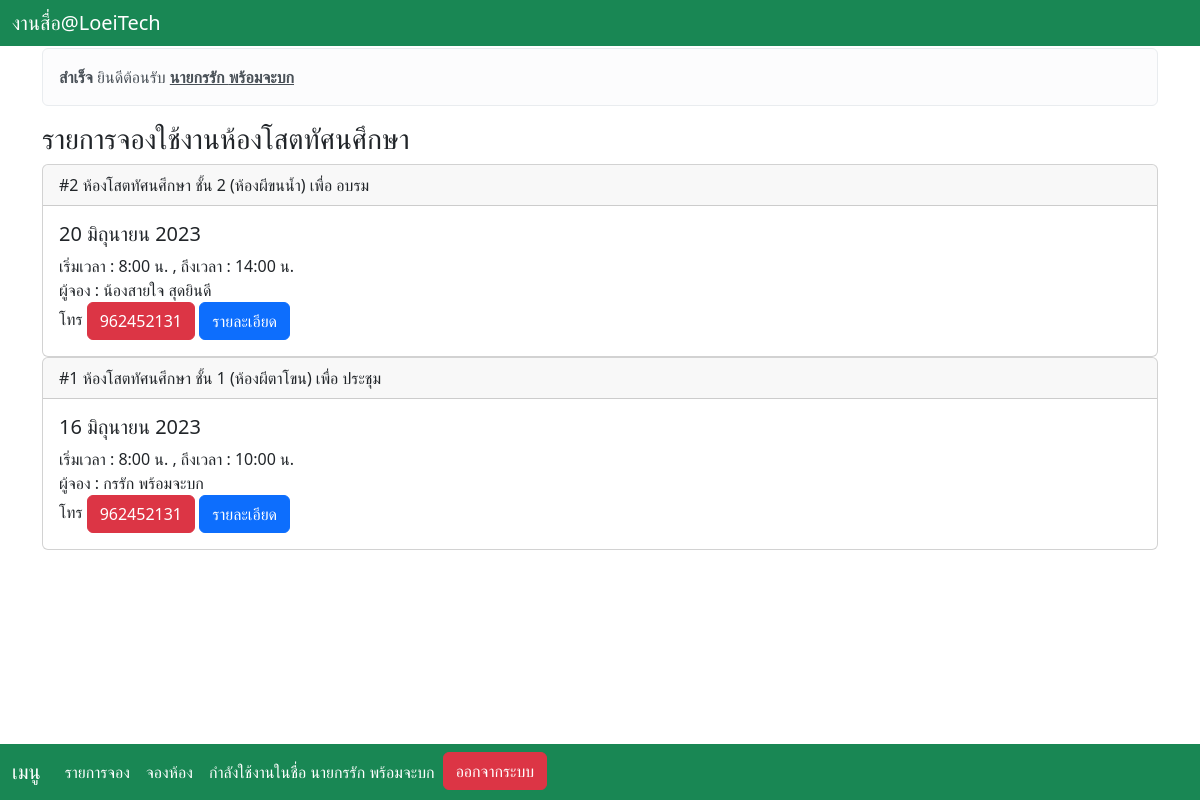
Screenshot of /booklist/ (signed in) with the database file from the repository.
### booking/models.py (models this page shows, shortened)
class book_dtl(models.Model):
    book_id = models.AutoField(primary_key=True)
    room_id = models.ForeignKey(room_dtl,null=True,on_delete=models.CASCADE)
    purposename = models.CharField(max_length=200,null=True)
    txtonfloor = models.CharField(max_length=200,null=True)
    sdate = models.DateField(auto_now=False, auto_now_add=False)
    stime = models.TimeField(auto_now=False, auto_now_add=False)
    etime = models.TimeField(auto_now=False, auto_now_add=False)
    txtusername = models.CharField(max_length=200,null=True)
    txttel = models.IntegerField(null=True)
    other = models.CharField(max_length=200,null=True)

class room_dtl(models.Model):
    room_id = models.AutoField(primary_key=True)
    room_name = models.CharField(max_length=200,null=True)

### booking/views.py (the view)
# urls.py: path('booklist/',views.booklist),
def booklist(request):
    context = {'book_detail' : book_dtl.objects.all().order_by('-sdate')}
    return render(request,'booklist.html',context)

### booking/templates/booklist.html (shortened to what this page needs)
{% include 'home.html' %}
<div class="container mt-3">
  <h3>รายการจองใช้งานห้องโสตทัศนศึกษา</h3>
  {% for fetch_book in book_detail %}
  <div class="card">
    <div class="card-header">#{{fetch_book.book_id}} {{fetch_book.room_id.room_name}} เพื่อ {{fetch_book.purposename}}</div>
    <div class="card-body">
      <h5 class="card-title">{{fetch_book.sdate}}</h5>
      <p class="card-text">
        เริ่มเวลา : {{fetch_book.stime}} น. , ถึงเวลา : {{fetch_book.etime}} น.
        <br>
        ผู้จอง : {{fetch_book.txtusername}}
        <br>
        โทร <a href="#" class="btn btn-danger"> {{fetch_book.txttel}} </a> <a href="/bookdetail/{{fetch_book.book_id}}" class="btn btn-primary"> รายละเอียด </a>
      </p>
    </div>
  </div>
  {% endfor %}
  <div class="mt-4 p-5 bg-white text-white rounded">
  </div>
</div>

### booking/templates/home.html (shortened to what this page needs)
{% load static %}
{% load bootstrap_icons %}
<!DOCTYPE html>
<html lang="en">
  <head>
    {% load bootstrap5 %} {% bootstrap_css %} {% bootstrap_javascript %}
  </head>
  <body>
    <nav class="navbar navbar-expand-md bg-success navbar-dark fixed-top">
      <div class="container-fluid">
      <ul class="navbar-nav mr-auto">
        <li class="nav-item">
          <a class="navbar-brand" href="/"> {% bs_icon 'house-door-fill' %} งานสื่อ@LoeiTech</a>
      </li>
    </ul>
  </div>
    </nav>
    <nav class="navbar navbar-expand-md bg-success navbar-dark fixed-bottom">
      <div class="container-fluid">
        <a class="navbar-brand" href="/">เมนู</a>
        <div class="collapse navbar-collapse" id="collapsibleNavbar">
          <ul class="navbar-nav mr-auto">
            <li class="nav-item">
              <a class="nav-link active" href="/booklist"> {% bs_icon 'card-list' %} รายการจอง</a>
            </li>
            <li class="nav-item">
              <a class="nav-link {% if request.path == '/bookform/' %}active{% endif %}" href="/bookform"> {% bs_icon 'journal-plus' %} จองห้อง</a>
            </li>
            {% if user.is_authenticated %}
            <li class="nav-item">
              <a class="nav-link" href="#">กำลังใช้งานในชื่อ {{user.first_name}} {{user.last_name}}
              </a>
            </li>
            {% endif %} {% if user.is_authenticated %}
            <li class="nav-item dropdown">
            <a href="{% url 'logout' %}" class="btn btn-danger"> {% bs_icon 'box-arrow-in-left' %} ออกจากระบบ</a>
            </li>
            {% else %}
            <li class="nav-item dropdown">
            <a class="nav-link" href="/showlogin"> {% bs_icon 'box-arrow-in-right' %} เข้าสู่ระบบ</a>
            </li>
            {% endif %}
          </ul>
        </div>
      </div>
    </nav>
    <div class="container">
      <br />
      <br />
      {% if user.is_authenticated %}
      <div class="alert alert-light">
        <strong>สำเร็จ</strong> ยินดีต้อนรับ  <a href="#" class="alert-link">{{user.first_name}} {{user.last_name}}</a>
      </div>
      {% endif %}
    </div>
  </body>
</html>

### booking/templates/home.html (style rules this page uses)
nav .navbar-nav li a { color: white !important; }

### rows the page displays
book_dtl: book_id "2", room_id.room_name "ห้องโสตทัศนศึกษา ชั้น 2 (ห้องผีขนน้ำ)", purposename "อบรม", sdate "20 มิถุนายน 2023", stime "8:00", etime "14:00", txtusername "น้องสายใจ สุดยินดี", txttel "962452131"
book_dtl: book_id "1", room_id.room_name "ห้องโสตทัศนศึกษา ชั้น 1 (ห้องผีตาโขน)", purposename "ประชุม", sdate "16 มิถุนายน 2023", stime "8:00", etime "10:00", txtusername "กรรัก พร้อมจะบก", txttel "962452131"

### other values shown
{{ user.first_name }} "นายกรรัก"
{{ user.last_name }} "พร้อมจะบก"
